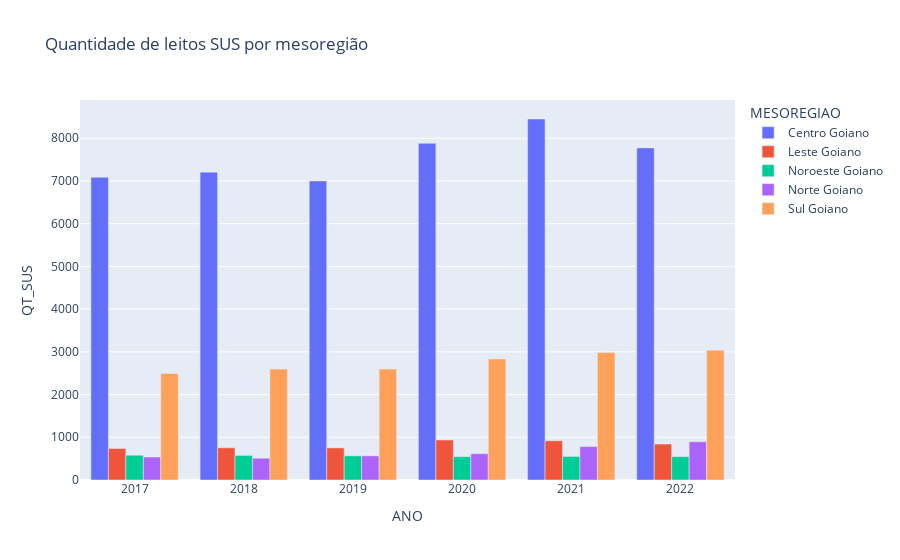

Notebook source saved alongside this figure:
### Code cell
px.bar(data_ultimo_mes_por_meso, x="ANO", y="QT_SUS", color="MESOREGIAO", title="Quantidade de leitos SUS por mesoregião", barmode="group")

### Figure 1 — Plotly figure (JSON) as saved in the notebook; plotly's stock layout.template omitted (floating-point values rounded to 4 significant figures)
{"data": [{"alignmentgroup": "True", "hovertemplate": "MESOREGIAO=Centro Goiano<br>ANO=%{x}<br>QT_SUS=%{y}<extra></extra>", "legendgroup": "Centro Goiano", "marker": {"color": "#636efa", "pattern": {"shape": ""}}, "name": "Centro Goiano", "offsetgroup": "Centro Goiano", "orientation": "v", "showlegend": true, "textposition": "auto", "type": "bar", "x": ["2017", "2018", "2019", "2020", "2021", "2022"], "xaxis": "x", "y": [7088, 7207, 7002, 7882, 8451, 7775], "yaxis": "y"}, {"alignmentgroup": "True", "hovertemplate": "MESOREGIAO=Leste Goiano<br>ANO=%{x}<br>QT_SUS=%{y}<extra></extra>", "legendgroup": "Leste Goiano", "marker": {"color": "#EF553B", "pattern": {"shape": ""}}, "name": "Leste Goiano", "offsetgroup": "Leste Goiano", "orientation": "v", "showlegend": true, "textposition": "auto", "type": "bar", "x": ["2017", "2018", "2019", "2020", "2021", "2022"], "xaxis": "x", "y": [738, 754, 752, 937, 918, 842], "yaxis": "y"}, {"alignmentgroup": "True", "hovertemplate": "MESOREGIAO=Noroeste Goiano<br>ANO=%{x}<br>QT_SUS=%{y}<extra></extra>", "legendgroup": "Noroeste Goiano", "marker": {"color": "#00cc96", "pattern": {"shape": ""}}, "name": "Noroeste Goiano", "offsetgroup": "Noroeste Goiano", "orientation": "v", "showlegend": true, "textposition": "auto", "type": "bar", "x": ["2017", "2018", "2019", "2020", "2021", "2022"], "xaxis": "x", "y": [580, 576, 566, 546, 552, 547], "yaxis": "y"}, {"alignmentgroup": "True", "hovertemplate": "MESOREGIAO=Norte Goiano<br>ANO=%{x}<br>QT_SUS=%{y}<extra></extra>", "legendgroup": "Norte Goiano", "marker": {"color": "#ab63fa", "pattern": {"shape": ""}}, "name": "Norte Goiano", "offsetgroup": "Norte Goiano", "orientation": "v", "showlegend": true, "textposition": "auto", "type": "bar", "x": ["2017", "2018", "2019", "2020", "2021", "2022"], "xaxis": "x", "y": [538, 510, 565, 616, 782, 896], "yaxis": "y"}, {"alignmentgroup": "True", "hovertemplate": "MESOREGIAO=Sul Goiano<br>ANO=%{x}<br>QT_SUS=%{y}<extra></extra>", "legendgroup": "Sul Goiano", "marker": {"color": "#FFA15A", "pattern": {"shape": ""}}, "name": "Sul Goiano", "offsetgroup": "Sul Goiano", "orientation": "v", "showlegend": true, "textposition": "auto", "type": "bar", "x": ["2017", "2018", "2019", "2020", "2021", "2022"], "xaxis": "x", "y": [2495, 2596, 2596, 2835, 2987, 3039], "yaxis": "y"}], "layout": {"barmode": "group", "legend": {"title": {"text": "MESOREGIAO"}, "tracegroupgap": 0}, "title": {"text": "Quantidade de leitos SUS por mesoregião"}, "xaxis": {"anchor": "y", "domain": [0, 1], "title": {"text": "ANO"}}, "yaxis": {"anchor": "x", "domain": [0, 1], "title": {"text": "QT_SUS"}}}}
